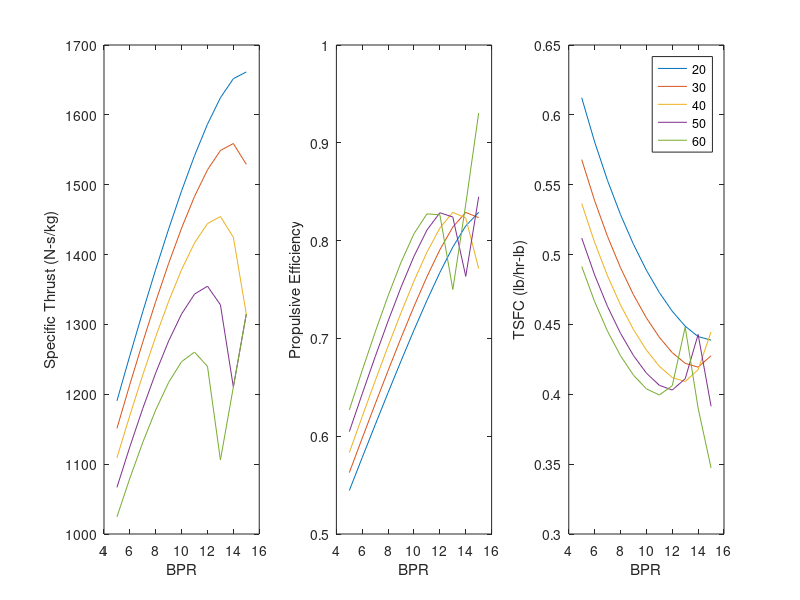

Recreate this plot in MATLAB.
clc; close all; clear all;

%% %%%%% 2 %%%%%%%
y = 1.4
R = 287; %j/kg-K
cp = y*R/(y-1);
% a -> diff. -> 1 -> fan -> 2 -> HP_comp -> 3 -> Comb -> 4 -> HP_turb -> 5 
%     -> LP_turb -> 6 -> Nozzel -> 7

M = 0.85;
pa = 23800% Pa
rhoa = 0.38% kg/m3
Ta = 218.8% K

HP_comp_r = 20
while HP_comp_r < 61
    
BPR = linspace(5,15,11)


%Atmosphere
p0a = pa*(1+(y-1)*M*M/2)^(y/(y-1));
T0a = Ta*(1+(y-1)*M*M/2);

%Diffuser
p01 = p0a;
T01 = T0a;

%fan
fan_r = 1.5;
p02 = fan_r*p01;
n_fan = 0.9;
T02 = T01*(1+(1/n_fan)*(fan_r^((y-1)/y)-1));

%HP compressor
%HP_comp_r=[20 60]
p03 = HP_comp_r*p02;
n_comp = 0.9;
T03 = T02*(1+(1/n_comp)*(HP_comp_r^((y-1)/y)-1));

%Combustor
% phi = 0.25;
LHV = 43e6; %j/kg
% C12H26 + 18.5 (O2 + 3.76N2) -> 12 CO2 + 13 H2O + 69.56 N2
FoA = 170.34/(18.5*32+18.5*3.76*28);% fuel to air ratio
p04 = p03;
% T04 = T03 + phi*FoA*LHV/cp;

T04 = 1600;
phi = (T04-T03)*cp/(FoA*LHV)
%HP turbine
n_turb = 0.95;
T05 = T04 - (T02/n_comp)*(((HP_comp_r)^((y-1)/y))-1);
p05 = p04*(1-(1/(n_comp*n_turb*T04))*T02*(((HP_comp_r)^((y-1)/y))-1))^(y/(y-1));

%Lp turbine
T06 = T05 - (1+BPR)*(T01/n_fan)*(((fan_r).^((y-1)/y))-1);
p06 = p05*(1-((1+BPR)/(n_fan*n_turb*T05))*T01*(((fan_r).^((y-1)/y))-1)).^(y/(y-1));

%nozzel
Ve_c = sqrt(2*(y/(y-1))*R*T06.*(1-(pa./p06).^((y-1)/y)));
Ve_f = sqrt(2*(y/(y-1))*R*T02.*(1-(pa./p02).^((y-1)/y)));

sos = sqrt(1.4*pa/rhoa);
V = sos*M;
Thrust = (BPR*(Ve_f-V)+(Ve_c-V))
Np = Thrust.*V./(BPR*((Ve_f.^2)/2-(V.^2)/2)+((Ve_c.^2)/2-(V.^2)/2))
TSFC = 3600*4.44*2.2*phi*FoA./Thrust


figure(1)
subplot(1,3,1)
plot(BPR,Thrust); hold on
xlabel('BPR')
ylabel('Specific Thrust (N-s/kg)')
subplot(1,3,2)
plot(BPR,Np); hold on
ylabel('Propulsive Efficiency')
xlabel('BPR')
subplot(1,3,3)
plot(BPR,TSFC); hold on
ylabel('TSFC (lb/hr-lb)')
xlabel('BPR')

% 
HP_comp_r = HP_comp_r + 10

end
lgd = legend('20','30','40','50','60');

% This time around, the compressor ratio reduces the specific thrust
% because it as the compression ratio increases, the specific energy that
% can be added is limited by T04. On the other hand, TSFC still benefits
% from a higher compression ratio as the cycle is thermodynamically more
% efficient at higher pressures. Once again, the compressor ratio has no
% effect on the peak propulsive effiency.
% The HP compressor ratio and BPR selected where 40 and 13 respectively.
% The compressor ratio was selected because it proves to be a good middle
% ground between specifc thrust and TSFC. The BPR was chosen because it is
% the most efficent and 'powerful' setup at that compression ratio.

G_thrust = 105000*4.44822% N
Cruise_thrust = 0.15*G_thrust  % 70059 N
specific_thrust = 1455 % N-s/kg through the core (@ BPR = 13, HP_r = 40
BPR = 13
mflow = (Cruise_thrust/specific_thrust)*(BPR+1)  %674 kg/s

vflow = mflow/rhoa

area = vflow/V

diameter = sqrt(area*4/pi())% 2.997m

% This diameter is still quite similar to that of modern larger BPR
% Turbofans



%%
clc; clear all;
TO_thrust = 105000*4.44822*0.5 % required thrust at takeof
BPR = 13
M = 200/761;
pa = 101350% Pa
rho = 1.225% kg/m3
Ta = 288% K
V_TO = 200*0.44704
TO_area = 7.04
TO_vflow = TO_area*V_TO
TO_mflow = TO_vflow*rho
specific_thrust_required =(TO_thrust/TO_mflow)*(BPR+1) %4240N

%T04 required is about 2050K with phi = 0.36

% A bit hot but takeoff only occurs for a limited time so it doesnt matter
% if the engine melts a little bit for short periods of time (at least
% thats what was hinted during lecture).

